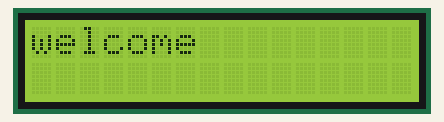
A program run on a simulated Raspberry Pi (header pin numbers). Parts: 16×2 character LCD. No MQTT or app messages arrive unless stated; what the program prints to the terminal is not drawn.

Above: at 0.3 s.
At 0.9 s:
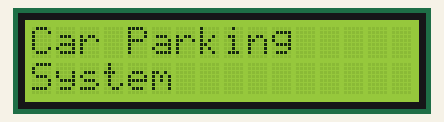
At 1.74 s:
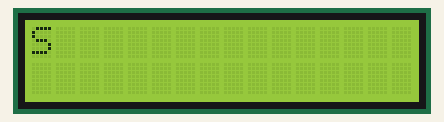
At 2.1 s:
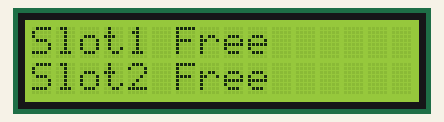

The program:

smart_parking_system.py
```python
import time
import RPi.GPIO as GPIO
import time
import os,sys
from urllib.parse import urlparse
import paho.mqtt.client as paho
GPIO.setmode(GPIO.BOARD)
GPIO.setwarnings(False)

'''
define pin for lcd
'''
# Timing constants
E_PULSE = 0.0005
E_DELAY = 0.0005
delay = 1


# Define GPIO to LCD mapping
LCD_RS = 7
LCD_E  = 11
LCD_D4 = 12
LCD_D5 = 13
LCD_D6 = 15
LCD_D7 = 16
slot1_Sensor = 29
slot2_Sensor = 31
GPIO.setup(LCD_E, GPIO.OUT)  # E
GPIO.setup(LCD_RS, GPIO.OUT) # RS
GPIO.setup(LCD_D4, GPIO.OUT) # DB4
GPIO.setup(LCD_D5, GPIO.OUT) # DB5
GPIO.setup(LCD_D6, GPIO.OUT) # DB6
GPIO.setup(LCD_D7, GPIO.OUT) # DB7
GPIO.setup(slot1_Sensor, GPIO.IN)
GPIO.setup(slot2_Sensor, GPIO.IN)
# Define some device constants
LCD_WIDTH = 16    # Maximum characters per line
LCD_CHR = True
LCD_CMD = False
LCD_LINE_1 = 0x80 # LCD RAM address for the 1st line
LCD_LINE_2 = 0xC0 # LCD RAM address for the 2nd line
LCD_LINE_3 = 0x90# LCD RAM address for the 3nd line


def on_connect(self, mosq, obj, rc):
        self.subscribe("Fan", 0)

def on_publish(mosq, obj, mid):
    print("mid: " + str(mid))

mqttc = paho.Client()                        # object declaration
# Assign event callbacks
mqttc.on_connect = on_connect
mqttc.on_publish = on_publish

url_str = os.environ.get('CLOUDMQTT_URL', 'tcp://broker.emqx.io:1883')
url = urlparse(url_str)
mqttc.connect(url.hostname, url.port)

'''
Function Name :lcd_init()
Function Description : this function is used to initialized lcd by sending the different commands
'''
def lcd_init():
  # Initialise display
  lcd_byte(0x33,LCD_CMD) # 110011 Initialise
  lcd_byte(0x32,LCD_CMD) # 110010 Initialise
  lcd_byte(0x06,LCD_CMD) # 000110 Cursor move direction
  lcd_byte(0x0C,LCD_CMD) # 001100 Display On,Cursor Off, Blink Off
  lcd_byte(0x28,LCD_CMD) # 101000 Data length, number of lines, font size
  lcd_byte(0x01,LCD_CMD) # 000001 Clear display
  time.sleep(E_DELAY)
'''
Function Name :lcd_byte(bits ,mode)
Fuction Name :the main purpose of this function to convert the byte data into bit and send to lcd port
'''
def lcd_byte(bits, mode):
  # Send byte to data pins
  # bits = data
  # mode = True  for character
  #        False for command

  GPIO.output(LCD_RS, mode) # RS

  # High bits
  GPIO.output(LCD_D4, False)
  GPIO.output(LCD_D5, False)
  GPIO.output(LCD_D6, False)
  GPIO.output(LCD_D7, False)
  if bits&0x10==0x10:
    GPIO.output(LCD_D4, True)
  if bits&0x20==0x20:
    GPIO.output(LCD_D5, True)
  if bits&0x40==0x40:
    GPIO.output(LCD_D6, True)
  if bits&0x80==0x80:
    GPIO.output(LCD_D7, True)

  # Toggle 'Enable' pin
  lcd_toggle_enable()

  # Low bits
  GPIO.output(LCD_D4, False)
  GPIO.output(LCD_D5, False)
  GPIO.output(LCD_D6, False)
  GPIO.output(LCD_D7, False)
  if bits&0x01==0x01:
    GPIO.output(LCD_D4, True)
  if bits&0x02==0x02:
    GPIO.output(LCD_D5, True)
  if bits&0x04==0x04:
    GPIO.output(LCD_D6, True)
  if bits&0x08==0x08:
    GPIO.output(LCD_D7, True)

  # Toggle 'Enable' pin
  lcd_toggle_enable()
'''
Function Name : lcd_toggle_enable()
Function Description:basically this is used to toggle Enable pin
'''
def lcd_toggle_enable():
  # Toggle enable
  time.sleep(E_DELAY)
  GPIO.output(LCD_E, True)
  time.sleep(E_PULSE)
  GPIO.output(LCD_E, False)
  time.sleep(E_DELAY)
'''
Function Name :lcd_string(message,line)
Function  Description :print the data on lcd
'''
def lcd_string(message,line):
  # Send string to display

  message = message.ljust(LCD_WIDTH," ")

  lcd_byte(line, LCD_CMD)

  for i in range(LCD_WIDTH):
    lcd_byte(ord(message[i]),LCD_CHR)

lcd_init()
lcd_string("welcome ",LCD_LINE_1)
time.sleep(0.5)
lcd_string("Car Parking ",LCD_LINE_1)
lcd_string("System ",LCD_LINE_2)
time.sleep(0.5)
lcd_byte(0x01,LCD_CMD) # 000001 Clear display
# Define delay between readings
delay = 5

while 1:
  # Print out results
  rc = mqttc.loop()
  slot1_status = GPIO.input(slot1_Sensor)
  time.sleep(0.2)
  slot2_status = GPIO.input(slot2_Sensor)
  time.sleep(0.2)
  if (slot1_status == False):
   lcd_string("Slot1 Parked  ",LCD_LINE_1)
   mqttc.publish("slot1","1")
   time.sleep(0.2)
  else:
    lcd_string("Slot1 Free  ",LCD_LINE_1)
    mqttc.publish("slot1","0")
    time.sleep(0.2)

  if (slot2_status == False):
   lcd_string("Slot2 Parked  ",LCD_LINE_2)
   mqttc.publish("slot2","1")
   time.sleep(0.2)
  else:
    lcd_string("Slot2 Free  ",LCD_LINE_2)
    mqttc.publish("slot2","0")
    time.sleep(0.2)
```

Measured:
- what the display in image 0 shows lasts 0.5 s, from 0.2 s to 0.7 s
